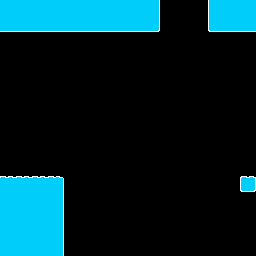

A level layout from a 2D game, rendered from its tile map. Below: a short description, then the map file with its tile-grid data intact:
An orthogonal 16x16 tile map with 16x16 px tiles, 1 tile layer (Map) and 4 objects (ep_level4, MovingPlatform, UpdownDoor, PlayerSpawn).

<map version="1.10" tiledversion="1.11.2" orientation="orthogonal" renderorder="right-down" width="16" height="16" tilewidth="16" tileheight="16" infinite="0" nextlayerid="3" nextobjectid="9">
 <tileset firstgid="1" source="snow.tsx" />
 <layer id="1" name="Map" width="16" height="16">
  <data encoding="csv">
9,9,9,9,9,9,9,9,9,10,0,0,0,8,9,9,
14,14,14,14,14,14,14,14,14,15,0,0,0,13,14,14,
0,0,0,0,0,0,0,0,0,0,0,0,0,0,0,0,
0,0,0,0,0,0,0,0,0,0,0,0,0,0,0,0,
0,0,0,0,0,0,0,0,0,0,0,0,0,0,0,0,
0,0,0,0,0,0,0,0,0,0,0,0,0,0,0,0,
0,0,0,0,0,0,0,0,0,0,0,0,0,0,0,0,
0,0,0,0,0,0,0,0,0,0,0,0,0,0,0,0,
0,0,0,0,0,0,0,0,0,0,0,0,0,0,0,0,
0,0,0,0,0,0,0,0,0,0,0,0,0,0,0,0,
0,0,0,0,0,0,0,0,0,0,0,0,0,0,0,0,
4,4,4,5,0,0,0,0,0,0,0,0,0,0,0,1,
9,9,9,10,0,0,0,0,0,0,0,0,0,0,0,0,
9,9,9,10,0,0,0,0,0,0,0,0,0,0,0,0,
9,9,9,10,0,0,0,0,0,0,0,0,0,0,0,0,
9,9,9,10,0,0,0,0,0,0,0,0,0,0,0,0
</data>
 </layer>
 <objectgroup id="2" name="Object">
  <object id="1" name="ep_level4" x="256" y="0">
   <point />
  </object>
  <object id="6" name="MovingPlatform" x="127.928" y="184.771">
   <point />
  </object>
  <object id="7" name="UpdownDoor" x="192" y="112">
   <point />
  </object>
  <object id="8" name="PlayerSpawn" x="16" y="144">
   <point />
  </object>
 </objectgroup>
</map>
